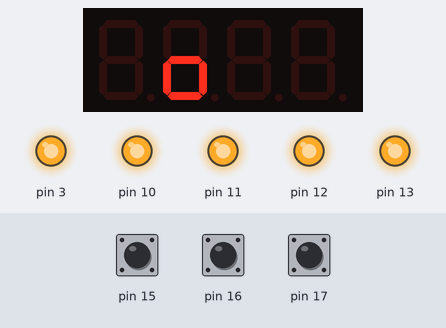
The sketch below on a simulated Arduino Uno, built with avr-gcc and run on an emulated ATmega328P. On the bench: 4-digit seven-segment display, output pins drawn as LEDs (lit = HIGH). The inputs (shaded band) are chosen by the test bench; at power-on: pin 15 HIGH, pin 16 HIGH, pin 17 HIGH.

Above: at 1.2 s.
1.3 s: pin 15 pulled LOW for 0.15 s
At 2.2 s:
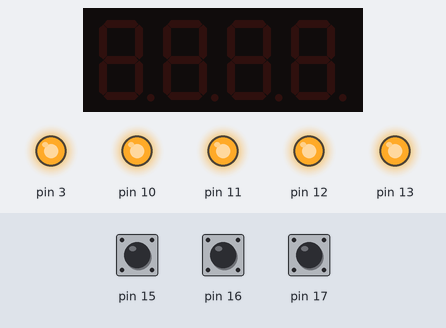
At 7.5 s:
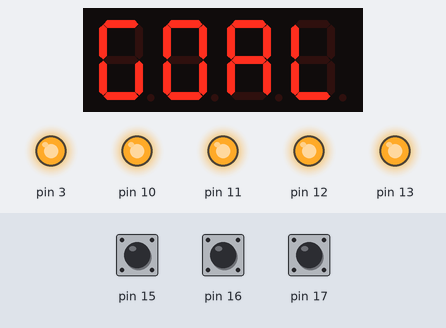
Timing chart, 0 to 17.1 s (numbered marks = the images above; inputs shaded):
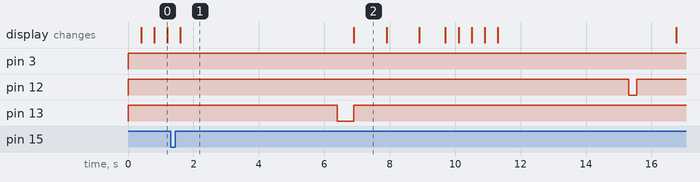

Measured:
- after the input at 1.3 s, pin 12: HIGH → LOW after 14.0 s, → HIGH 0.25 s later; the display: first differs from a run without the input after 5.6 s (image 2)
- what the display in image 0 shows lasts 0.4 s, from 0.8 s to 1.2 s
- what the display in image 1 shows lasts 5.3 s, from 1.6 s to 6.9 s

The sketch:

game.ino
```cpp
#include <TimerOne.h>

#include <Wire.h>
#include <MultiFuncShield.h>

void setup() {
  Timer1.initialize();
  MFS.initialize(&Timer1);
  beep();
}

int pos = 0;
bool reverse = false;

int lvl = 0;
int speeds[8] = {300, 250, 200, 100, 50, 25, 20, 15};


void loop() {
  drawField();
  setLvlIndicator();

  switch(getPressedButton()) {
    case 1:
      delay(500);
      if(pos == 1) {
        writeText("GOAL");
        lvl++;
        pos = 2;
        delay(1000);
        char lvlTxt[4] = {'L', 'U', 'L', ' '};
        lvlTxt[3] = lvl+'0';
        writeText(lvlTxt);
        delay(1000);
        return;
      }
      break;
    case 2:
      if(lvl>0) lvl--;
      break;
    case 3:
      lvl++;
      break;
  }

  delay(speeds[lvl]);
}

void drawField() {
  char field[] = {' ', ' ', ' ', ' '};
  field[pos] = 'o';
  writeText(field);
  if(reverse) {
    pos--;
    if(pos == 0) reverse = false;
  } else {
    pos++;
    if(pos == 3) reverse = true;
  }
}

void setLvlIndicator() {
  if(lvl < 4) {
    for(int i = 0; i < 4; i++) {
      setLed(i+1, i==lvl);
    }
  } else {
    for(int i = 0; i < 4; i++) {
      setLed(i+1, true);
    }
  }
}

int getPressedButton() {
  byte btn = MFS.getButton();

  if (btn)
  {
    byte buttonNumber = btn & B00111111;
    byte buttonAction = btn & B11000000;

    if(buttonAction == BUTTON_PRESSED_IND) {
      MFS.beep(1);
      return buttonNumber;
    }
    return 0;
  }
}
////////////////////
// Util functions //
////////////////////

void beep() {
  MFS.beep(1, 5, 1, 1, 50);
}

void writeNumber(int value) {
  MFS.write(value);
}

void writeText(char text[]) {
  if(strlen(text) > 4) {
    writeLongText(text);
  } else {
    MFS.write(text);
  }
}

void writeLongText(char text[]) {
  int len = strlen(text);

  char toDisplay[5] = "    ";

  for(int i = 0; i < len+4; i++) {
    for(int j = 0; j < 3; j++) {
      toDisplay[j] = toDisplay[j+1];
    }
    toDisplay[3] = text[i];
    MFS.write(toDisplay);
    delay(400);
  }
}

void setLed(int led, boolean on) {
      if(led < 1 || led > 4) return;
      // pass 0 to turn it on??
      analogWrite(14-led, !on ? 255 : 0);
}
```
